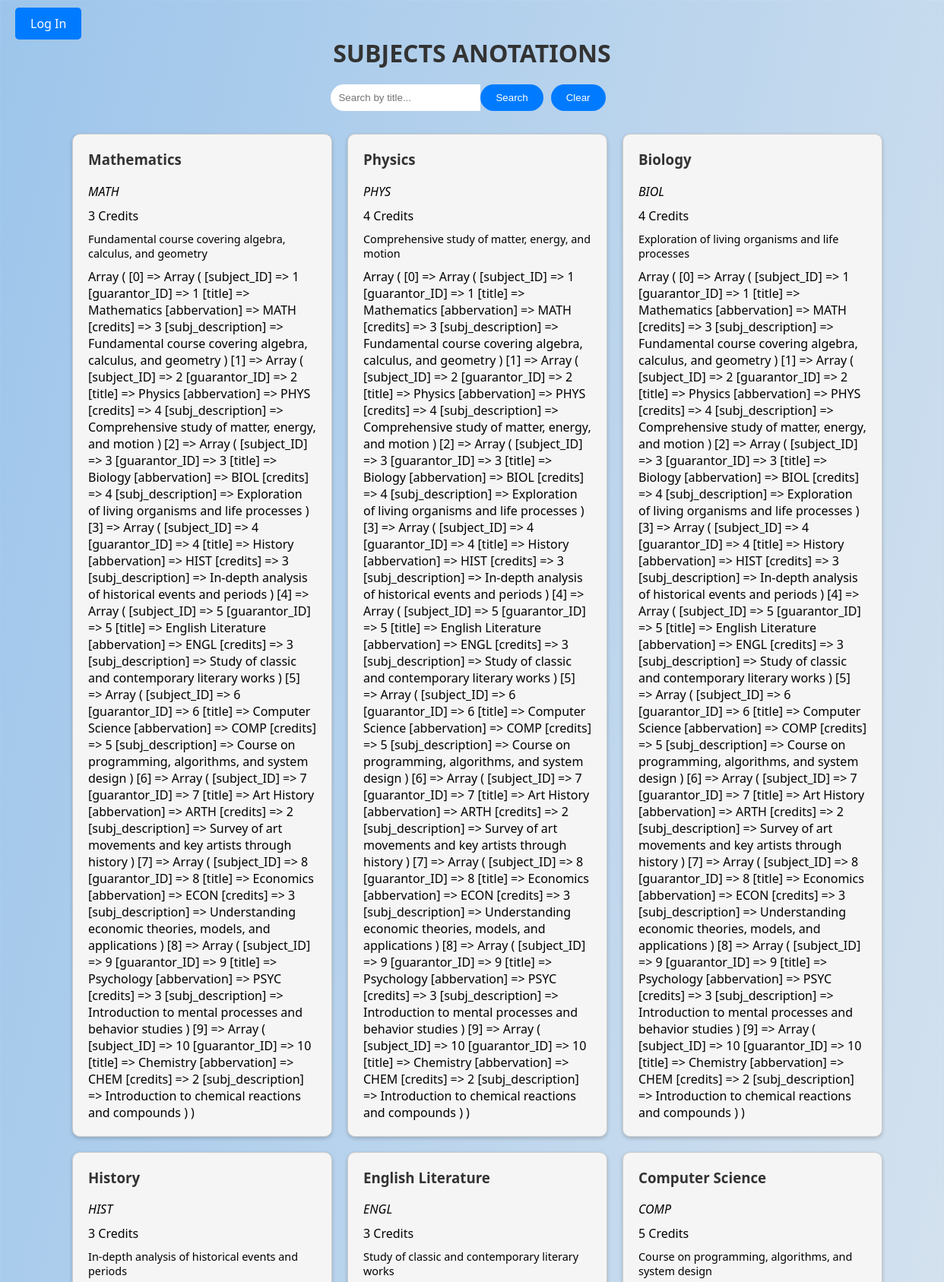
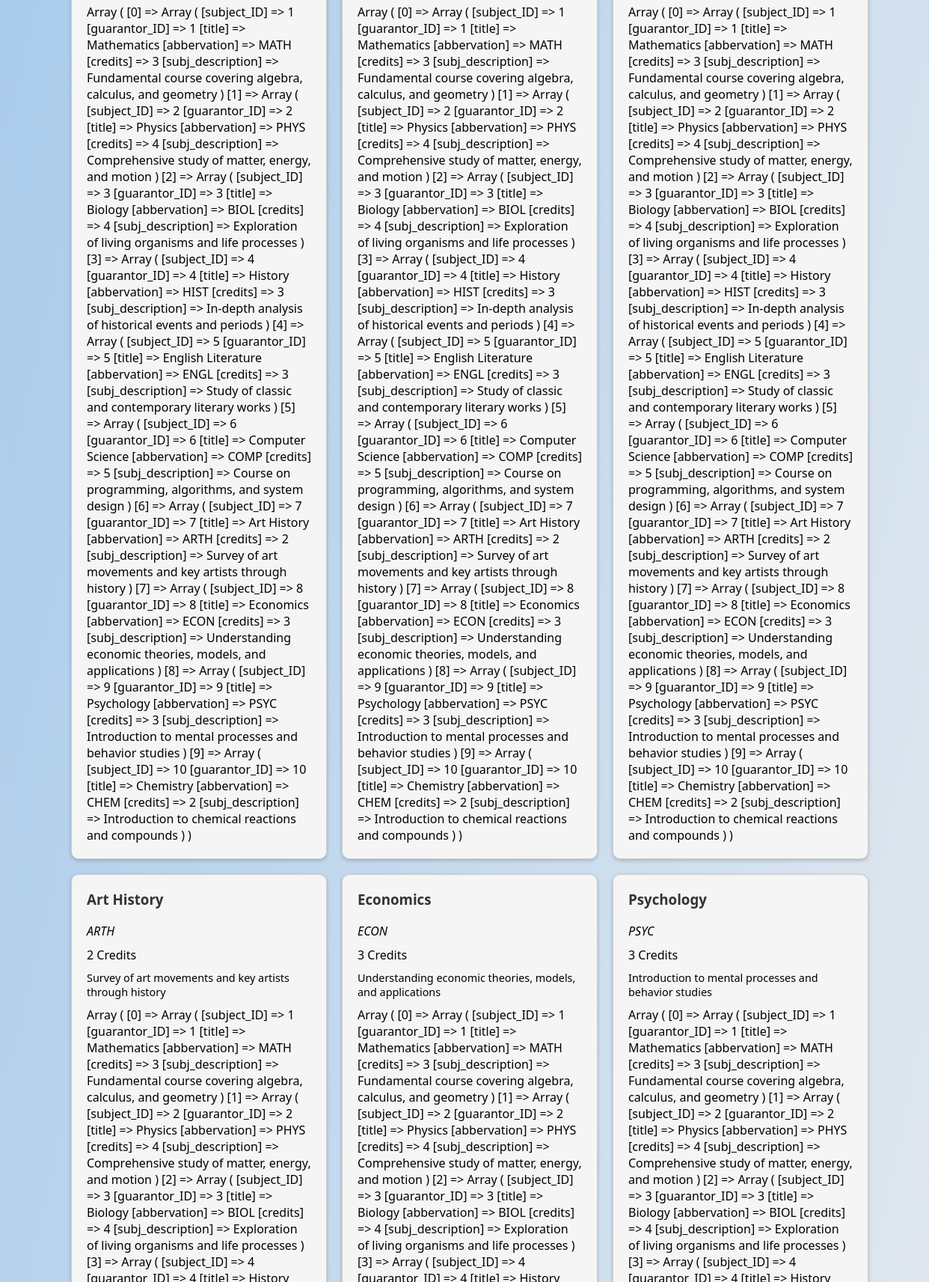
The page /Pages/anotations_page.php (upper part) on the database its author committed (2 pictures, top to bottom).
### tables this page shows
CREATE TABLE SUBJECTS (
     
    subject_ID INT AUTO_INCREMENT NOT NULL PRIMARY KEY,
     
    guarantor_ID INT REFERENCES USER(user_ID),
     
    title VARCHAR(50) NOT NULL,
    abbervation VARCHAR(250) NOT NULL UNIQUE,
    credits INT NOT NULL,
    subj_description VARCHAR(500)
);

### Pages/anotations_page.php (the view, shortened to what this page needs)
<?php
require '../Database/db_connect.php';
$searchQuery = isset($_GET['search']) ? $_GET['search'] : "";
$subjects = [];
if (!empty($searchQuery)) {
    $stmt = $pdo->prepare("SELECT * FROM SUBJECTS WHERE title LIKE :title");
    $stmt->execute(['title' => '%'.$searchQuery.'%']);
    $subjects = $stmt->fetchAll(PDO::FETCH_ASSOC);
} else {
    $stmt = $pdo->prepare("SELECT * FROM SUBJECTS");
    $stmt->execute();
    $subjects = $stmt->fetchAll(PDO::FETCH_ASSOC);
}
?>
<!DOCTYPE html>
<html lang="en">
<head>
    <link rel="stylesheet" href="../Styles/anotations_style.css">
    <link rel="stylesheet" href="../Styles/sidebar_style.css">
    <link rel="stylesheet" href="https://cdnjs.cloudflare.com/ajax/libs/font-awesome/6.0.0-beta3/css/all.min.css">
</head>
<body>
<?php if (!isset($_SESSION['loggedin']) || $_SESSION['loggedin'] !== true): ?>
    <div class="login-button-container">
        <a href="../Pages/login_page.php" class="login-button">Log In</a>
    </div>
<?php endif; ?>
<div class="title">Subjects anotations</div>
<div class="search-form">
    <input type="text" id="searchBox" value="<?php echo htmlspecialchars($searchQuery); ?>" class="search-input" placeholder="Search by title...">
    <button onclick="searchUser()" class="search-btn">Search</button>
    <button onclick="clearAndSearch()" class="search-btn">Clear</button>
</div>
<div class="card-container">
    <?php foreach ($subjects as $subject): ?>
        <div class="card">
            <h3><?= htmlspecialchars($subject['title']) ?></h3>
            <p><?= htmlspecialchars($subject['abbervation']) ?></p>
            <p><?= htmlspecialchars($subject['credits']) ?> Credits</p>
            <p><?= htmlspecialchars($subject['subj_description']) ?></p>
            <?print_r($subjects);?>
        </div>
    <?php endforeach; ?>
</div>
</body>
</html>

### Styles/anotations_style.css (style rules this page uses)
.card-container { display: flex; flex-wrap: wrap; gap: 20px; justify-content: center; overflow-y: auto; max-height: 75vh; width: 100%; max-width: 1200px; margin: 0 auto; padding: 20px; }
.card { border: 1px solid #ccc; padding: 20px; box-shadow: 0 2px 5px rgba(0,0,0,0.2); width: 300px; background: whitesmoke; border-radius: 10px; }
.card h3 { margin-top: 0; color: #333; }
.card p { margin: 10px 0; }
.card p:nth-child(2) { font-style: italic; }
.card p:nth-child(4) { font-size: 0.9em; }
.title { text-align: center; font-size: 2em; margin-top: 20px; margin-bottom: 20px; color: #333; font-weight: bold; text-transform: uppercase; }
.search-form { display: flex; justify-content: center; margin-bottom: 10px; }
.search-input[type="text"] { padding: 10px; border: none; border-radius: 20px 0 0 20px; outline: none; width: 70%; }
.search-btn { padding: 10px 20px; margin-right: 10px; border: none; background-color: #007BFF; color: white; border-radius: 20px; cursor: pointer; }
.login-button-container { position: absolute; top: 20px; left: 20px; }
.login-button { padding: 10px 20px; background-color: #007bff; color: white; text-decoration: none; border-radius: 5px; font-size: 1em; }

### rows shown on the page
subjects: title "Mathematics", abbervation "MATH", credits "3", subj_description "Fundamental course covering algebra, calculus, and geometry", value "Array ( [0] => Array ( [subject_ID] => 1 [guarantor_ID] => 1 [title] => Mathematics [abbervation] => MATH [credits] => 3 [subj_description] => Fundamental course covering algebra, calculus, and geometry ) [1] => Array ( [subject_ID] => 2 [guarantor_ID] => 2 [title] => Physics [abbervation] => PHYS [credits] => 4 [subj_description] => Comprehensive study of matter, energy, and motion ) [2] => Array ( [subject_ID] => 3 [guarantor_ID] => 3 [title] => Biology [abbervation] => BIOL [credits] => 4 [subj_description] => Exploration of living organisms and life processes ) [3] => Array ( [subject_ID] => 4 [guarantor_ID] => 4 [title] => History [abbervation] => HIST [credits] => 3 [subj_description]…"
subjects: title "Physics", abbervation "PHYS", credits "4", subj_description "Comprehensive study of matter, energy, and motion", value "Array ( [0] => Array ( [subject_ID] => 1 [guarantor_ID] => 1 [title] => Mathematics [abbervation] => MATH [credits] => 3 [subj_description] => Fundamental course covering algebra, calculus, and geometry ) [1] => Array ( [subject_ID] => 2 [guarantor_ID] => 2 [title] => Physics [abbervation] => PHYS [credits] => 4 [subj_description] => Comprehensive study of matter, energy, and motion ) [2] => Array ( [subject_ID] => 3 [guarantor_ID] => 3 [title] => Biology [abbervation] => BIOL [credits] => 4 [subj_description] => Exploration of living organisms and life processes ) [3] => Array ( [subject_ID] => 4 [guarantor_ID] => 4 [title] => History [abbervation] => HIST [credits] => 3 [subj_description]…"
subjects: title "Biology", abbervation "BIOL", credits "4", subj_description "Exploration of living organisms and life processes", value "Array ( [0] => Array ( [subject_ID] => 1 [guarantor_ID] => 1 [title] => Mathematics [abbervation] => MATH [credits] => 3 [subj_description] => Fundamental course covering algebra, calculus, and geometry ) [1] => Array ( [subject_ID] => 2 [guarantor_ID] => 2 [title] => Physics [abbervation] => PHYS [credits] => 4 [subj_description] => Comprehensive study of matter, energy, and motion ) [2] => Array ( [subject_ID] => 3 [guarantor_ID] => 3 [title] => Biology [abbervation] => BIOL [credits] => 4 [subj_description] => Exploration of living organisms and life processes ) [3] => Array ( [subject_ID] => 4 [guarantor_ID] => 4 [title] => History [abbervation] => HIST [credits] => 3 [subj_description]…"
subjects: title "History", abbervation "HIST", credits "3", subj_description "In-depth analysis of historical events and periods", value "Array ( [0] => Array ( [subject_ID] => 1 [guarantor_ID] => 1 [title] => Mathematics [abbervation] => MATH [credits] => 3 [subj_description] => Fundamental course covering algebra, calculus, and geometry ) [1] => Array ( [subject_ID] => 2 [guarantor_ID] => 2 [title] => Physics [abbervation] => PHYS [credits] => 4 [subj_description] => Comprehensive study of matter, energy, and motion ) [2] => Array ( [subject_ID] => 3 [guarantor_ID] => 3 [title] => Biology [abbervation] => BIOL [credits] => 4 [subj_description] => Exploration of living organisms and life processes ) [3] => Array ( [subject_ID] => 4 [guarantor_ID] => 4 [title] => History [abbervation] => HIST [credits] => 3 [subj_description]…"
subjects: title "English Literature", abbervation "ENGL", credits "3", subj_description "Study of classic and contemporary literary works", value "Array ( [0] => Array ( [subject_ID] => 1 [guarantor_ID] => 1 [title] => Mathematics [abbervation] => MATH [credits] => 3 [subj_description] => Fundamental course covering algebra, calculus, and geometry ) [1] => Array ( [subject_ID] => 2 [guarantor_ID] => 2 [title] => Physics [abbervation] => PHYS [credits] => 4 [subj_description] => Comprehensive study of matter, energy, and motion ) [2] => Array ( [subject_ID] => 3 [guarantor_ID] => 3 [title] => Biology [abbervation] => BIOL [credits] => 4 [subj_description] => Exploration of living organisms and life processes ) [3] => Array ( [subject_ID] => 4 [guarantor_ID] => 4 [title] => History [abbervation] => HIST [credits] => 3 [subj_description]…"
subjects: title "Computer Science", abbervation "COMP", credits "5", subj_description "Course on programming, algorithms, and system design", value "Array ( [0] => Array ( [subject_ID] => 1 [guarantor_ID] => 1 [title] => Mathematics [abbervation] => MATH [credits] => 3 [subj_description] => Fundamental course covering algebra, calculus, and geometry ) [1] => Array ( [subject_ID] => 2 [guarantor_ID] => 2 [title] => Physics [abbervation] => PHYS [credits] => 4 [subj_description] => Comprehensive study of matter, energy, and motion ) [2] => Array ( [subject_ID] => 3 [guarantor_ID] => 3 [title] => Biology [abbervation] => BIOL [credits] => 4 [subj_description] => Exploration of living organisms and life processes ) [3] => Array ( [subject_ID] => 4 [guarantor_ID] => 4 [title] => History [abbervation] => HIST [credits] => 3 [subj_description]…"
subjects: title "Art History", abbervation "ARTH", credits "2", subj_description "Survey of art movements and key artists through history"
subjects: title "Economics", abbervation "ECON", credits "3", subj_description "Understanding economic theories, models, and applications"
subjects: title "Psychology", abbervation "PSYC", credits "3", subj_description "Introduction to mental processes and behavior studies"
